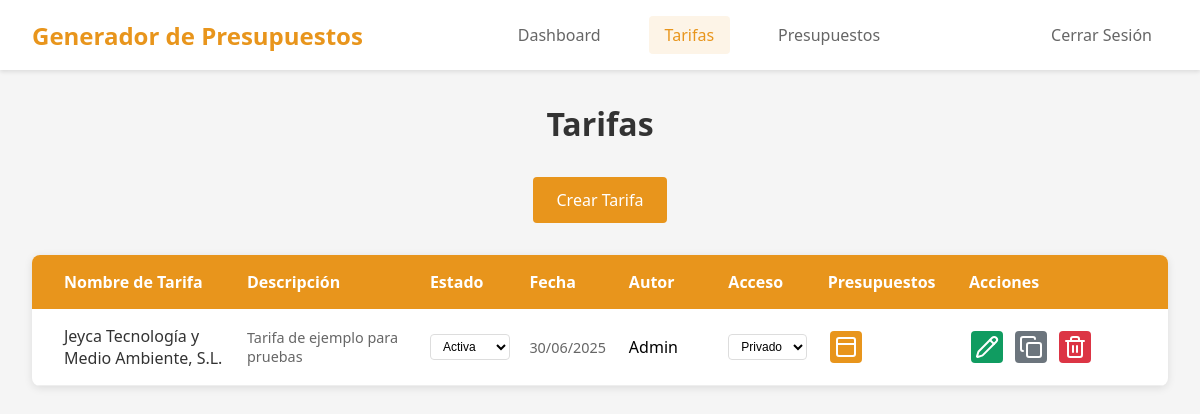
Page /tariffs.php (signed in) on the earlier database version.
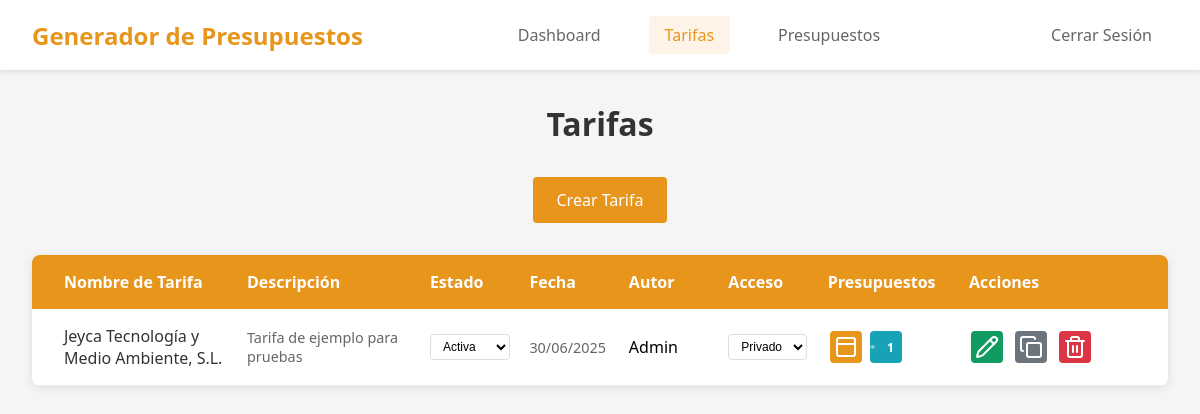
Same page on the later database version.
### tables this page shows
CREATE TABLE tariffs (
    id INT AUTO_INCREMENT PRIMARY KEY,
    uuid VARCHAR(36) UNIQUE NOT NULL,
    title VARCHAR(255) NOT NULL,
    description TEXT,
    logo_url VARCHAR(500),
    name VARCHAR(255) NOT NULL,
    nif VARCHAR(50),
    address TEXT,
    contact VARCHAR(255),
    template VARCHAR(100) DEFAULT '41200-00001',
    primary_color VARCHAR(7) DEFAULT '#e8951c',
    secondary_color VARCHAR(7) DEFAULT '#109c61',
    summary_note TEXT,
    conditions_note TEXT,
    access ENUM('public', 'private') DEFAULT 'private',
    status ENUM('active', 'inactive') DEFAULT 'active',
    legal_note TEXT,
    json_tariff_data JSON NOT NULL,
    user_id INT NOT NULL,
    created_at TIMESTAMP DEFAULT CURRENT_TIMESTAMP,
    FOREIGN KEY (user_id) REFERENCES users(id) ON DELETE CASCADE,
    INDEX idx_uuid (uuid),
    INDEX idx_user_id (user_id),
    INDEX idx_status (status),
    INDEX idx_access (access)
);

### src/config/config.php (called while the page is built, shortened)
<?php
function asset($path) {
    return ASSETS_URL . '/' . ltrim($path, '/');
}

### public/tariffs.php (the view, shortened to what the changed rows need)
<?php
require_once SRC_PATH . '/config/config.php';
$pdo = getConnection();
$tariffs = $pdo->query("
    SELECT t.*, t.name as company_name,
           (SELECT COUNT(*) FROM budgets b WHERE b.tariff_id = t.id) as budget_count
    FROM tariffs t
    ORDER BY t.created_at DESC
")->fetchAll();
function isComplete($tariff) {
    return !empty($tariff['company_name']) &&
           !empty($tariff['nif']) &&
           !empty($tariff['address']) &&
           !empty($tariff['contact']);
}
?>
<!DOCTYPE html>
<html lang="es">
<head>
    <link rel="stylesheet" href="<?= asset('css/header-styles.css') ?>">
    <link rel="stylesheet" href="<?= asset('css/tariffs-styles.css') ?>">
</head>
<body>
    <div class="container">
        <div class="page-header">
            <h1>Tarifas</h1>
        </div>
        <?php if (empty($tariffs)): ?>
            <div class="empty-state">
                <h2>No hay tarifas disponibles</h2>
                <p>Crea tu primera tarifa para comenzar</p>
                <a href="upload-tariff.php" class="btn btn-primary">Crear Primera Tarifa</a>
            </div>
        <?php else: ?>
            <div class="tariffs-table">
                <?php foreach ($tariffs as $tariff): ?>
                    <?php $complete = isComplete($tariff); ?>
                    <div class="table-row-updated">
                        <div class="tariff-info">
                            <div class="tariff-name"><?= htmlspecialchars($tariff['name']) ?></div>
                        </div>
                        <div class="tariff-description">
                            <?= htmlspecialchars($tariff['description'] ?? 'Sin descripción') ?>
                        </div>
                        <div class="tariff-status">
                            <?php if ($complete): ?>
                                <select class="status-select" onchange="updateTariffStatus(<?= $tariff['id'] ?>, this.value)">
                                    <option value="active" selected>Activa</option>
                                </select>
                            <?php else: ?>
                                <span class="incomplete-badge">Incompleta</span>
                            <?php endif; ?>
                        </div>
                        <div class="tariff-date">
                            <?= date('d/m/Y', strtotime($tariff['created_at'])) ?>
                        </div>
                        <div class="tariff-author">
                            Admin
                        </div>
                        <div class="tariff-access">
                            <select class="access-select" onchange="updateTariffAccess(<?= $tariff['id'] ?>, this.value)">
                                <option value="private" selected>Privado</option>
                            </select>
                        </div>
                        <div class="budget-buttons">
                            <?php if ($complete): ?>
                                <a href="form.php?tariff_id=<?= $tariff['id'] ?>"
                                   class="icon-btn generate tooltip"
                                   data-tooltip="Generar Presupuesto">
                                    <i data-lucide="panel-top"></i>
                                </a>
                            <?php endif; ?>
                            <?php if ($tariff['budget_count'] > 0): ?>
                                <a href="budgets.php?tariff_id=<?= $tariff['id'] ?>"
                                   class="icon-btn view tooltip"
                                   data-tooltip="Ver Presupuestos">
                                    <i data-lucide="eye"></i>
                                    <span class="budget-count"><?= $tariff['budget_count'] ?></span>
                                </a>
                            <?php endif; ?>
                        </div>
                        <div class="tariff-actions">
                            <a href="edit-tariff.php?id=<?= $tariff['id'] ?>"
                               class="icon-btn edit tooltip"
                               data-tooltip="Editar">
                                <i data-lucide="pencil"></i>
                            </a>
                            <a href="duplicate-tariff.php?id=<?= $tariff['id'] ?>"
                               class="icon-btn duplicate tooltip"
                               data-tooltip="Duplicar"
                               onclick="return confirm('¿Duplicar esta tarifa?')">
                                <i data-lucide="copy"></i>
                            </a>
                            <a href="delete-tariff.php?id=<?= $tariff['id'] ?>"
                               class="icon-btn delete tooltip"
                               data-tooltip="Borrar"
                               onclick="return confirm('¿Eliminar esta tarifa?')">
                                <i data-lucide="trash-2"></i>
                            </a>
                        </div>
                    </div>
                <?php endforeach; ?>
            </div>
        <?php endif; ?>
    </div>
</body>
</html>

Differences in the rows shown:
changed tariffs "Jeyca Tecnología y Medio Ambiente, S.L.": budget_count (not shown) → "1"
